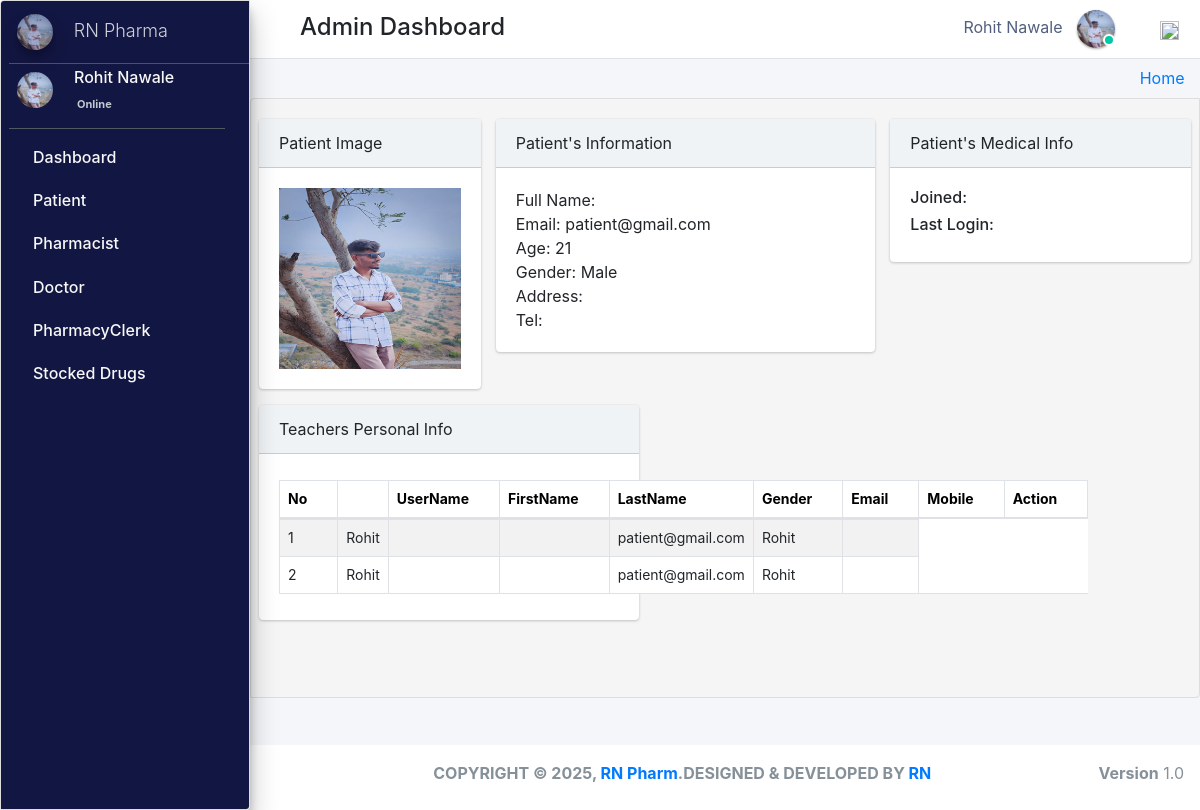
The page /admin_user/patient_personalRecords/1/ (signed in) on the database its author committed.
### pharmacy/models.py (models this page shows, shortened)
class CustomUser(AbstractUser):
    user_type_data = ((1, "AdminHOD"), (2, "Pharmacist"), (3, "Doctor"), (4, "PharmacyClerk"),(5, "Patients"))
    user_type = models.CharField(default=1, choices=user_type_data, max_length=10)

class AdminHOD(models.Model):
    gender_category=(
        ('Male','Male'),
        ('Female','Female'),
    )
    admin = models.OneToOneField(CustomUser,null=True, on_delete = models.CASCADE)
    emp_no= models.CharField(max_length=100,null=True,blank=True)
    gender=models.CharField(max_length=100,null=True,choices=gender_category)
    mobile=models.CharField(max_length=10,null=True,blank=True)
    address=models.CharField(max_length=300,null=True,blank=True)
    profile_pic=models.ImageField(default="admin.png",null=True,blank=True)
    created_at = models.DateTimeField(auto_now_add=True)
    updated_at = models.DateTimeField(auto_now=True)
    date_employed=models.DateTimeField(auto_now_add=True, auto_now=False)
    objects = models.Manager()

class Patients(models.Model):
    gender_category=(
        ('Male','Male'),
        ('Female','Female'),
    )
    admin = models.OneToOneField(CustomUser,null=True, on_delete = models.CASCADE)
    reg_no=models.CharField(max_length=30,null=True,blank=True,unique=True)
    gender=models.CharField(max_length=7,null=True,blank=True,choices=gender_category)
    first_name=models.CharField(max_length=20,null=True,blank=True)
    last_name=models.CharField(max_length=20,null=True,blank=True)
    dob=models.DateTimeField(auto_now_add= False, auto_now=False,null=True,blank=True)
    phone_number=models.CharField(max_length=10,null=True,blank=True)
    profile_pic=models.ImageField(default="patient.jpg",null=True,blank=True)
    age= models.IntegerField(default='0', blank=True, null=True)
    address=models.CharField(max_length=300,null=True,blank=True)
    date_admitted=models.DateTimeField(auto_now_add=True, auto_now=False)
    last_updated = models.DateTimeField(auto_now_add=False, auto_now=True)

class Dispense(models.Model):
    patient_id = models.ForeignKey(Patients, on_delete=models.DO_NOTHING,null=True)
    drug_id = models.ForeignKey(Stock, on_delete=models.SET_NULL,null=True,blank=False)
    dispense_quantity = models.PositiveIntegerField(default='1', blank=False, null=True)
    taken=models.CharField(max_length=300,null=True, blank=True)
    stock_ref_no=models.CharField(max_length=300,null=True, blank=True)
    instructions=models.TextField(max_length=300,null=True, blank=False)
    dispense_at = models.DateTimeField(auto_now_add=True,null=True, blank=True)

### pharmacy/HODViews.py (the view)
# urls.py: path('admin_user/patient_personalRecords/<pk>/',HODViews.patient_personalRecords,name='patient_record'),
def patient_personalRecords(request,pk):
    patient=Patients.objects.get(id=pk)
    prescrip=patient.prescription_set.all()
    stocks=patient.dispense_set.all()
    context={
        "patient":patient,
        "prescription":prescrip,
        "stocks":stocks
    }
    return render(request,'hod_templates/patient_personalRecords.html',context)

### pharmacy/templates/hod_templates/patient_personalRecords.html (shortened to what this page needs)
{% extends 'hod_templates/base_template.html'%} {% block main_content %}
<div class="content">
    <div class="row pt">
        <div class="col-lg-3">
            <div class="card">
                <div class="card-header">
                     Patient Image
                </div>
                <div class="card-body d-flex justify-content-center">
                    <img src="{{patient.profile_pic.url}}" class="img-fluid" />
                </div>
            </div>
        </div>
        <div class="col-lg-5">
            <div class="card">
                <div class="card-header">
                     Patient's Information
                </div>
                <div class="card-body">
                    <tbody>
                        <tr>
                            <td>Full Name: {{patient.patientname}}</td>
                            <br>
                            <td>Email: {{ patient.admin.email }}</td>
                            <br>
                            <td>Age: {{ patient.age }}</td>
                            <br>
                            <td>Gender: {{ patient.gender }}</td>
                            <br>
                            <td>Address: {{ patient.adresss }}</td>
                            <br>
                            <td>Tel: {{ patient.mobile }}</td>
                        </tr>
                    </tbody>
                </div>
            </div>
        </div>
        <div class="col-lg-4">
            <div class="card">
                <div class="card-header">
                     Patient's Medical Info
                </div>
                <div class="card-body">
                    <h6>Joined: </h6>
                    <h6>Last Login: </h6>
                </div>
            </div>
        </div>
        <div class="col-lg-5">
            <div class="card">
                <div class="card-header">
                     Teachers Personal Info
                </div>
                <div class="card-body">
                    <table class="table table-bordered table-hover dataTable">
                        <thead>
                            <tr>
                                <th>No</th>
                                <th></th>
                                <th>UserName</th>
                                <th>FirstName</th>
                                <th>LastName</th>
                                <th>Gender</th>
                                <th>Email</th>
                                <th>Mobile</th>
                                <th class="text-center">Action</th>
                            </tr>
                        </thead>
                        <tbody>
                            {% for stock in stocks %}
                            <tr>
                                <td>{{stock.dispense_quantity}}</td>
                                <td>{{stock.patient_id.first_name}}</td>
                                <td>{{stock.sto}}</td>
                                <td>{{stock.quantity}}</td>
                                <td>{{patient.admin.email}}</td>
                                <td>{{stock.patient_id.first_name}}</td>
                                <td>
                            </tr>
                            {% endfor %}
                        </tbody>
                    </table>
                </div>
            </div>
        </div>
    </div>
</div>
{% endblock %}

### pharmacy/templates/hod_templates/base_template.html (shortened to what this page needs)
{% extends 'base_file.html' %} {% block htm %}
<body class="hold-transition sidebar-mini layout-fixed">
    <div class="wrapper">
        <nav class="main-header navbar navbar-expand navbar-white navbar-light">
            <ul class="navbar-nav">
                <li class="nav-item">
                    <a class="nav-link" data-widget="pushmenu" href="#" role="button"></a>
                </li>
            </ul>
            <h4 style="margin-left: 10px; margin-top: 5px;">Admin Dashboard </h4>
            <ul class="navbar-nav ml-auto">
                <li class="mx-3">
                    <a href="#" class="sm-submenu-with-image a">
                        <span>{{user.first_name}}  {{user.last_name}}</span>
                        <img src="{{request.user.adminhod.profile_pic.url}}" class="img-circle elevation-1" width="38" height="38" alt="">
                        <span class="avatar-status avatar-sm-status avatar-status-success"></span>
                    </a>
                </li>
                <li class="nav-item dropdown ml-3 low">
                    <a href="#" class="btn btn-outlined btn-black text-muted bg-transparent " data-toggle="dropdown" aria-expanded="false" data-wow-delay="0.7s"><img src="https://img.icons8.com/ios/50/000000/settings.png" width="19" height="19">
                    </a>
                </li>
            </ul>
        </nav>
        {% include 'hod_templates/sidebar.html'%}
        <div class="content-wrapper">
            <div class="content-header">
                <div class="container-fluid">
                    <div class="row ">
                        <div class="col-sm-6">
                        </div>
                        <div class="col-sm-6 ">
                            <ol class="breadcrumb float-sm-right">
                                <li class="breadcrumb-item"><a href="">Home</a></li>
                            </ol>
                        </div>
                    </div>
                </div>
            </div>
            {% block main_content %} {% endblock main_content %}
        </div>
        {% include 'hod_templates/footer.html'%}
    </div>
    {% endblock htm %}

### pharm/pharmacy/templates/base_file.html (shortened to what this page needs)
{% load static %}
<!DOCTYPE html>
<html lang="en">
<head>
    <link rel="stylesheet" href="{% static 'css/bootstrap.min.css'%}">
    <link rel="stylesheet" href="{% static 'css/main.css'%}">
    <link rel="stylesheet" href="{% static 'css/profile.css'%}">
    <link rel="stylesheet" href="{% static " fontawesome-free/css/all.min.css " %}">
    <link rel="stylesheet" href="https://code.ionicframework.com/ionicons/2.0.1/css/ionicons.min.css">
    <link rel="stylesheet" href="{% static 'dist/css/adminlte.css'  %}">
    <link rel="stylesheet" href="{% static 'pace-progress/themes/black/pace-theme-flat-top.css' %}">
    <link rel="stylesheet" href="{% static 'datatables-bs4/css/dataTables.bootstrap4.min.css'%}">
    <link rel="stylesheet" href="{% static 'datatables-responsive/css/responsive.bootstrap4.min.css'%}">
    <link rel="stylesheet" href="{% static 'datatables-buttons/css/buttons.bootstrap4.min.css'%}">
    <link rel="stylesheet" href="{% static 'css/select2.css' %}">
    <link href="{% static 'jquery-ui2/jquery-ui.min.css' %}" rel="stylesheet">
    <link href="{% static 'jquery-ui2/jquery-ui.structure.min.css' %}" rel="stylesheet">
    <link href="{% static 'jquery-ui2/jquery-ui.theme.min.css' %}" rel="stylesheet">
</head>
{% block htm %} {% endblock htm%}
</body>
</html>

### pharmacy/templates/hod_templates/sidebar.html (shortened to what this page needs)
<aside class="main-sidebar sidebar-dark-primary elevation-4">
    <a href="" class="brand-link ml-2">
        <img src="{{request.user.adminhod.profile_pic.url}}" alt="" width="36" height="36"
            class=" img-circle elevation-3" style="opacity: .8">
        <span class="brand-text font-weight-light mt-1 ml-3 mmust">RN Pharma</span>
    </a>
    <div class="sidebar">
        <div class="user-panel mr-3">
            <div class="pull-left image sm-submenu-with-image a ml-2 ">
                <img src="{{request.user.adminhod.profile_pic.url}}" class="img-circle mt-2" width="36" height="36"
                    alt="User Image">
            </div>
            <div class="pull-left info">
                <p>{{user.first_name}} {{user.last_name}}</p>
                <a href="#"> Online</a>
            </div>
        </div>
        <nav class="mt-2">
            <ul class="nav nav-pills nav-sidebar flex-column" data-widget="treeview" role="menu" data-accordion="false">
                <li class="nav-item">
                    <a href="{% url  'admin_dashboard' %}" class="nav-link">
                        <p>
                            Dashboard
                        </p>
                    </a>
                </li>
                <li class="nav-item">
                    <a href="#" class="nav-link">
                        <p>
                            Patient
                        </p>
                    </a>
                </li>
                <li class="nav-item">
                    <a href="#" class="nav-link">
                        <p>
                            Pharmacist
                        </p>
                    </a>
                </li>
                <li class="nav-item">
                    <a href="#" class="nav-link">
                        <p>
                            Doctor
                        </p>
                    </a>
                </li>
                <li class="nav-item">
                    <a href="#" class="nav-link">
                        <p>
                            PharmacyClerk
                        </p>
                    </a>
                </li>
                <li class="nav-item">
                    <a href="#" class="nav-link">
                        <p>
                            Stocked Drugs
                        </p>
                    </a>
                </li>
            </ul>
        </nav>
    </div>
</aside>

### pharmacy/templates/hod_templates/footer.html
<footer class="main-footer pt-3 text-center">
    <strong>COPYRIGHT &copy; {% now "Y" %}, <a href="">RN Pharm</a>.DESIGNED & DEVELOPED BY <a href="">RN</a></strong>
    <div class="float-right d-none d-sm-inline-block">
        <b>Version</b> 1.0
    </div>
</footer>

### rows shown on the page
CustomUser: first_name "Rohit", last_name "Nawale", user.adminhod.profile_pic (picture)
Patients: profile_pic (picture), admin.email "patient@gmail.com", age "21", gender "Male"
Dispense: dispense_quantity "1", patient_id.first_name "Rohit"
Dispense: dispense_quantity "2", patient_id.first_name "Rohit"
